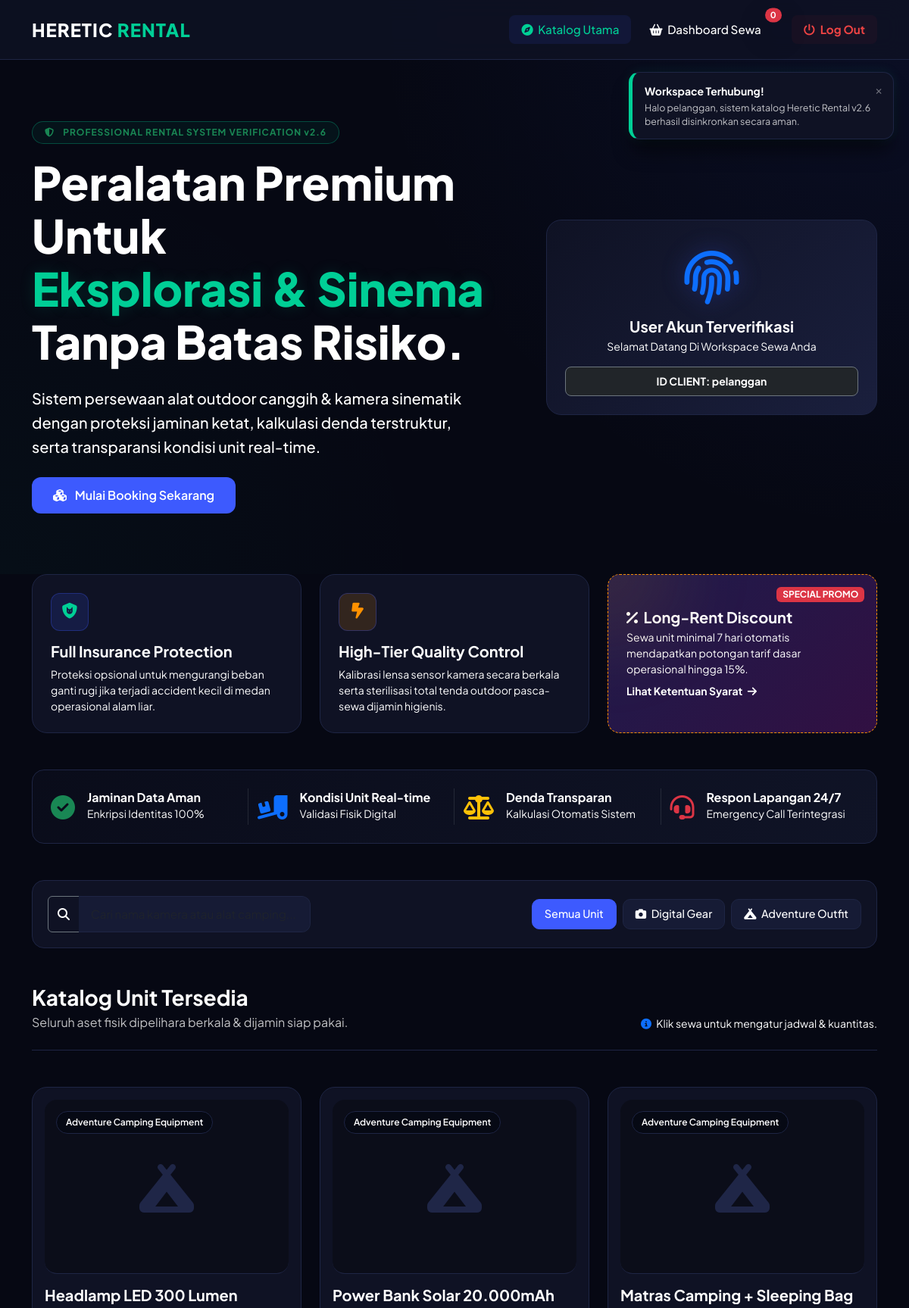
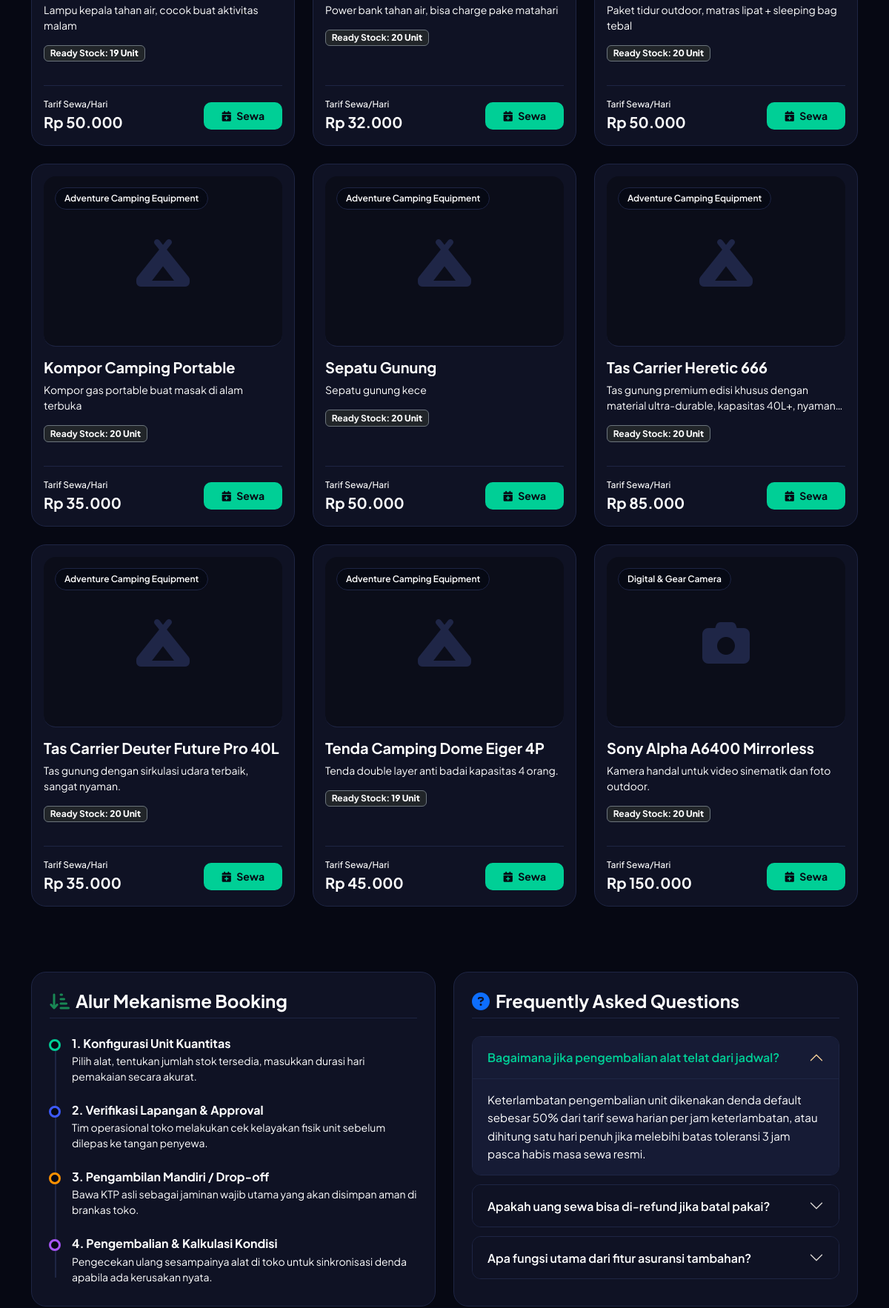
Screenshot of /user/index.php (signed in, upper part) with the database file from the repository (2 pictures, top to bottom).
### tables this page shows
CREATE TABLE IF NOT EXISTS `alat` (
  `id_alat` int NOT NULL AUTO_INCREMENT,
  `nama_alat` varchar(100) NOT NULL,
  `id_kategori` int NOT NULL,
  `harga_perhari` int NOT NULL,
  `stok` int NOT NULL DEFAULT '0',
  `foto` varchar(255) DEFAULT 'default.jpg',
  `gambar` varchar(255) DEFAULT NULL,
  `deskripsi` text,
  `created_at` timestamp NULL DEFAULT CURRENT_TIMESTAMP,
  PRIMARY KEY (`id_alat`)
);

### user/index.php (the view, shortened to what the rows shown need)
<?php
include '../koneksi.php';
?>
<!DOCTYPE html>
<html lang="id">
<head>
    <link rel="stylesheet" href="https://cdnjs.cloudflare.com/ajax/libs/font-awesome/6.4.0/css/all.min.css">
    <link href="https://cdn.jsdelivr.net/npm/bootstrap@5.3.0/dist/css/bootstrap.min.css" rel="stylesheet">
</head>
<body>
    <header class="hero-section">
        <div class="container">
            <div class="row align-items-center g-5">
                <div class="col-lg-7 text-center text-lg-start">
                    <h1 class="hero-title mb-4">
                        Peralatan Premium Untuk <br>
                        <span style="color: var(--accent-neon); text-shadow: 0 0 20px rgba(0,207,150,0.15);">Eksplorasi & Sinema</span> <br>
                        Tanpa Batas Risiko.
                    </h1>
                </div>
            </div>
        </div>
    </header>
    <main class="container py-4" id="katalog-section">
        <div class="row g-4" id="catalogContainer">
            <?php
            $q_produk = mysqli_query($koneksi, "SELECT * FROM alat ORDER BY id_alat DESC");
            if(mysqli_num_rows($q_produk) > 0):
                while($produk = mysqli_fetch_assoc($q_produk)):
                    $is_kamera = (strpos(strtolower($produk['nama_alat']), 'kamera') !== false || strpos(strtolower($produk['nama_alat']), 'lens') !== false || strpos(strtolower($produk['nama_alat']), 'sony') !== false || strpos(strtolower($produk['nama_alat']), 'canon') !== false);
                    $icon_type = $is_kamera ? 'fa-camera' : 'fa-campground';
                    $cat_label = $is_kamera ? 'Digital & Gear Camera' : 'Adventure Camping Equipment';
                    $data_cat = $is_kamera ? 'camera' : 'outdoor';
                    $harga_proteksi_perhari = 15000;
            ?>
            <div class="col-lg-4 col-md-6 col-sm-12 catalog-item" data-category="<?= $data_cat; ?>" data-title="<?= strtolower(htmlspecialchars($produk['nama_alat'])); ?>">
                <div class="card card-produk p-3 h-100 d-flex flex-column justify-content-between">
                    <div>
                        <div class="produk-img-box rounded-4 mb-3">
                            <span class="category-pill"><?= $cat_label; ?></span>
                            <?php if(!empty($produk['gambar']) && file_exists("../assets/img/".$produk['gambar'])): ?>
                                <img src="../assets/img/<?= $produk['gambar']; ?>" class="produk-img" alt="<?= htmlspecialchars($produk['nama_alat']); ?>">
                            <?php else: ?>
                                <div class="img-placeholder"><i class="fa-solid <?= $icon_type; ?>"></i></div>
                            <?php endif; ?>
                        </div>
                        <h5 class="text-white fw-bold mb-2 text-truncate"><?= htmlspecialchars($produk['nama_alat']); ?></h5>
                        <p class="small mb-3" style="display: -webkit-box; -webkit-line-clamp: 2; -webkit-box-orient: vertical; overflow: hidden; color: #ffffff !important;">
                            <?= htmlspecialchars($produk['deskripsi'] ?? 'Tidak ada deskripsi teknis tertulis untuk unit ini.'); ?>
                        </p>
                        <div class="d-flex align-items-center mb-3">
                            <span class="badge bg-dark border border-secondary px-2.5 py-1.5 text-white" style="font-size:0.75rem; border-radius: 6px;">
                                Ready Stock: <b class="text-white"><?= $produk['stok']; ?> Unit</b>
                            </span>
                        </div>
                    </div>
                    <div class="d-flex justify-content-between align-items-center mt-3 pt-3" style="border-top: 1px solid var(--border-color);">
                        <div>
                            <small class="d-block text-white opacity-75" style="font-size:0.75rem; font-weight: 500;">Tarif Sewa/Hari</small>
                            <span class="fw-bold fs-5" style="color: var(--accent-neon);">Rp <?= number_format($produk['harga_perhari'], 0, ',', '.'); ?></span>
                        </div>
                        <?php if($produk['stok'] > 0): ?>
                            <button type="button" class="btn btn-neon btn-sm px-4 py-2" data-bs-toggle="modal" data-bs-target="#modalSecureSewa<?= $produk['id_alat']; ?>" onclick="setTimeout(() => { calculateLivePrice(<?= $produk['id_alat']; ?>, <?= $produk['harga_perhari']; ?>, <?= $harga_proteksi_perhari; ?>) }, 200)">
                                <i class="fa-solid fa-calendar-plus me-1"></i> Sewa
                            </button>
                        <?php else: ?>
                            <button type="button" class="btn btn-secondary btn-sm px-3 py-2" style="border-radius:10px;" disabled>Stok Habis</button>
                        <?php endif; ?>
                    </div>
                </div>
            </div>
            <?php
                endwhile;
            endif; ?>
        </div>
    </main>
    <section class="container my-5 py-3" id="ketentuan-section">
        <div class="row g-4">
            <div class="col-lg-6">
                <div class="card-produk p-4 h-100">
                    <div class="accordion faq-accordion-custom" id="faqAccordionParent">
                        <div class="accordion-item">
                            <h2 class="accordion-header">
                                <button class="accordion-button" type="button" data-bs-toggle="collapse" data-bs-target="#faq1">
                                    Bagaimana jika pengembalian alat telat dari jadwal?
                                </button>
                            </h2>
                        </div>
                        <div class="accordion-item">
                            <h2 class="accordion-header">
                                <button class="accordion-button collapsed" type="button" data-bs-toggle="collapse" data-bs-target="#faq2">
                                    Apakah uang sewa bisa di-refund jika batal pakai?
                                </button>
                            </h2>
                        </div>
                        <div class="accordion-item">
                            <h2 class="accordion-header">
                                <button class="accordion-button collapsed" type="button" data-bs-toggle="collapse" data-bs-target="#faq3">
                                    Apa fungsi utama dari fitur asuransi tambahan?
                                </button>
                            </h2>
                        </div>
                    </div>
                </div>
            </div>
        </div>
    </section>
</body>
</html>

### rows the page displays
alat: nama_alat "Adventure Camping Equipment", nama_alat "Headlamp LED 300 Lumen", deskripsi "Lampu kepala tahan air, cocok buat aktivitas malam", stok "19", harga_perhari "50.000"
alat: nama_alat "Adventure Camping Equipment", nama_alat "Power Bank Solar 20.000mAh", deskripsi "Power bank tahan air, bisa charge pake matahari", stok "20", harga_perhari "32.000"
alat: nama_alat "Adventure Camping Equipment", nama_alat "Matras Camping + Sleeping Bag", deskripsi "Paket tidur outdoor, matras lipat + sleeping bag tebal", stok "20", harga_perhari "50.000"
alat: nama_alat "Adventure Camping Equipment", nama_alat "Kompor Camping Portable", deskripsi "Kompor gas portable buat masak di alam terbuka", stok "20", harga_perhari "35.000"
alat: nama_alat "Adventure Camping Equipment", nama_alat "Sepatu Gunung", deskripsi "Sepatu gunung kece", stok "20", harga_perhari "50.000"
alat: nama_alat "Adventure Camping Equipment", nama_alat "Tas Carrier Heretic 666", deskripsi "Tas gunung premium edisi khusus dengan material ultra-durable, kapasitas 40L+,…", stok "20", harga_perhari "85.000"
alat: nama_alat "Adventure Camping Equipment", nama_alat "Tas Carrier Deuter Future Pro 40L", deskripsi "Tas gunung dengan sirkulasi udara terbaik, sangat nyaman.", stok "20", harga_perhari "35.000"
alat: nama_alat "Adventure Camping Equipment", nama_alat "Tenda Camping Dome Eiger 4P", deskripsi "Tenda double layer anti badai kapasitas 4 orang.", stok "19", harga_perhari "45.000"
alat: nama_alat "Digital & Gear Camera", nama_alat "Sony Alpha A6400 Mirrorless", deskripsi "Kamera handal untuk video sinematik dan foto outdoor.", stok "20", harga_perhari "150.000"

### other values shown
count($_SESSION['keranjang']) "0"
$current_user "pelanggan"
